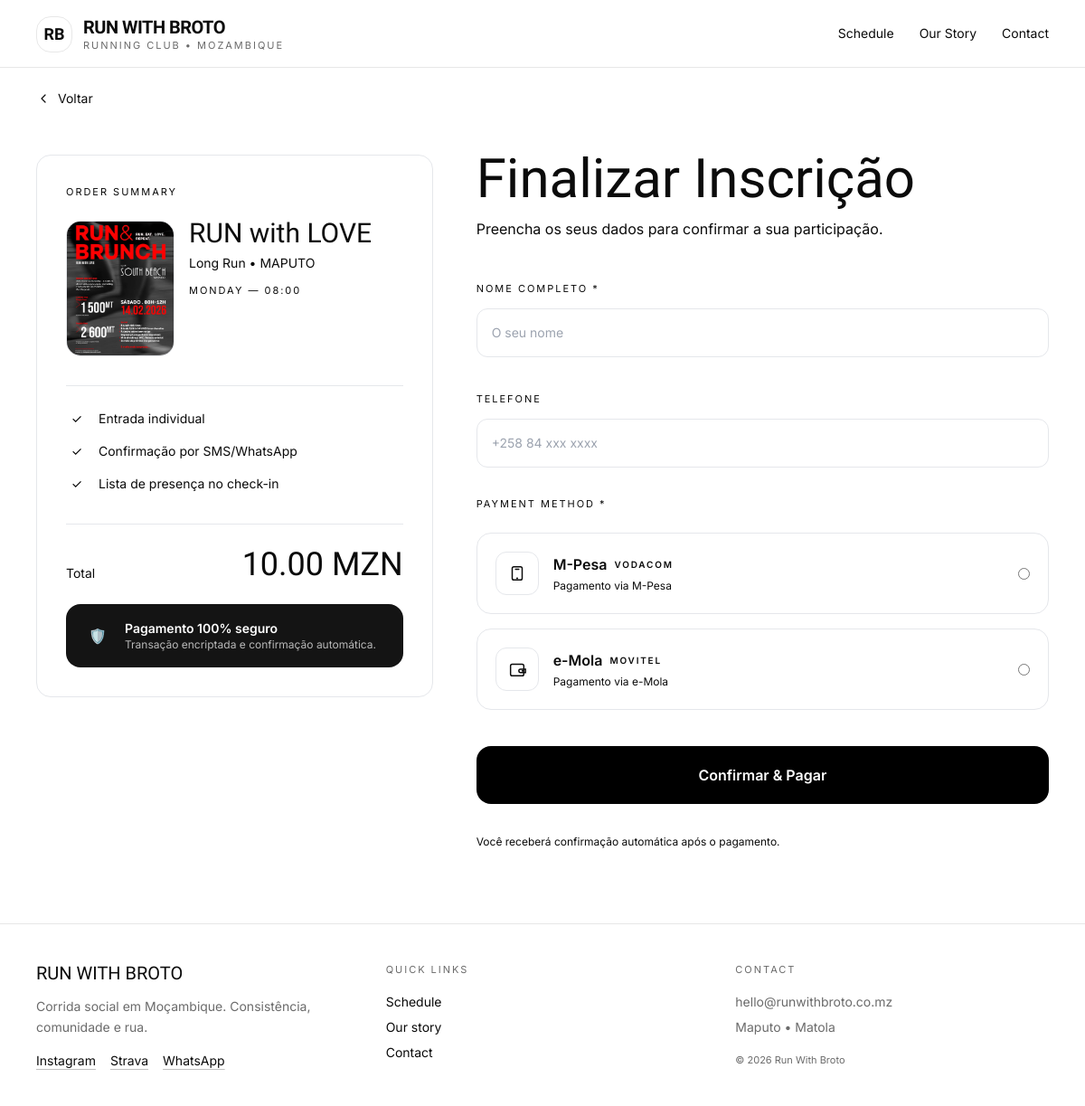
Before: /events/events/run-with-love/inscrever/ with the older database file.
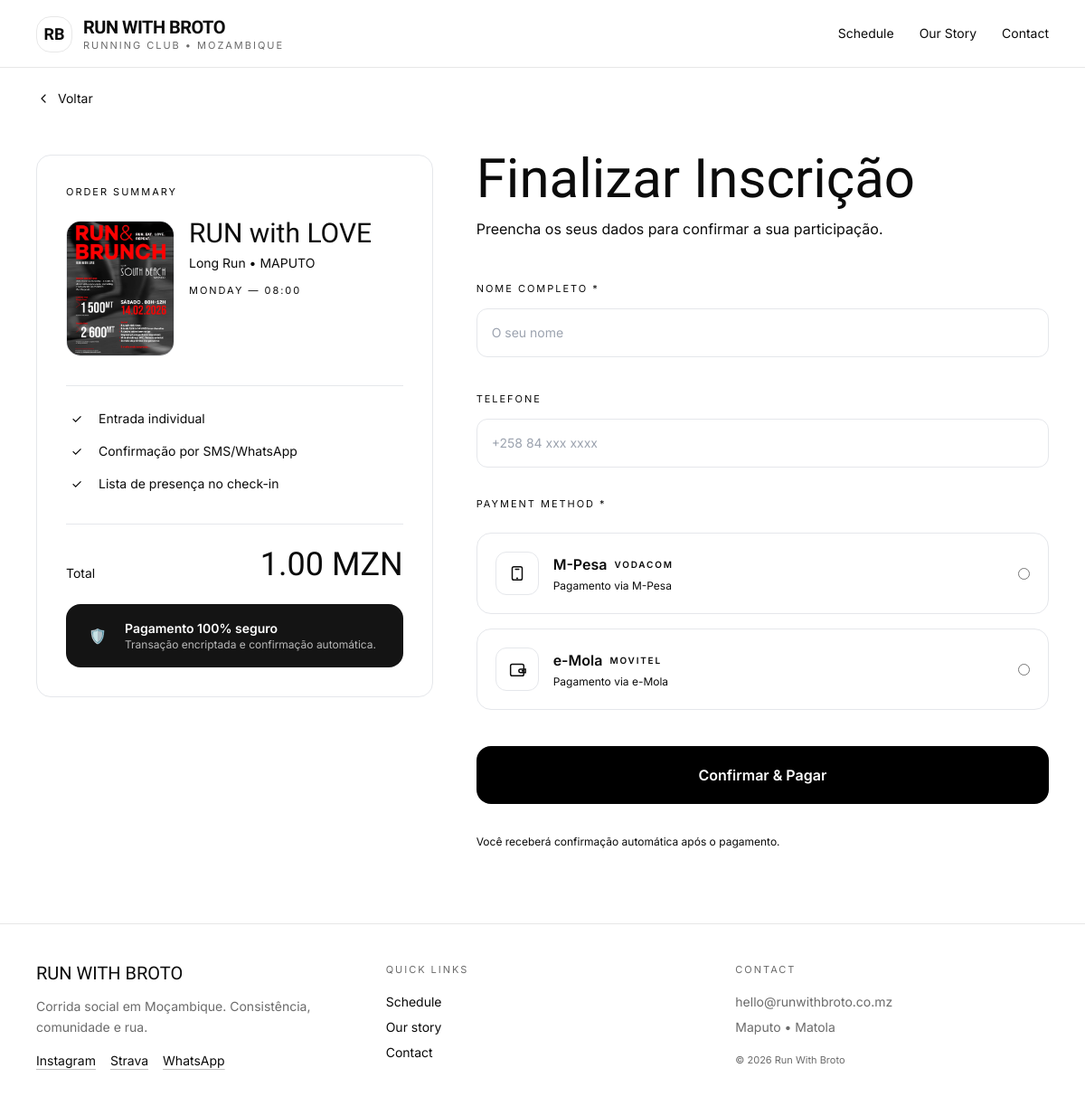
After: the same page with the newer database file.
### events/models.py (models this page shows, shortened)
class Event(models.Model):
    title = models.CharField(max_length=220)
    slug = models.SlugField(max_length=240, unique=True, db_index=True, blank=True)
    city = models.CharField(max_length=20, choices=City.choices, db_index=True)
    event_type = models.CharField(max_length=20, choices=EventType.choices, db_index=True)
    start_at = models.DateTimeField(db_index=True)
    meeting_point = models.CharField(max_length=220)
    distance_min_km = models.DecimalField(max_digits=4, decimal_places=1, null=True, blank=True)
    description = models.TextField(blank=True)
    price = models.DecimalField(
        "Preço do ticket (MZN)",
        max_digits=10,
        decimal_places=2,
        null=True,
        blank=True,
        validators=[MinValueValidator(Decimal("0.00"))],
        help_text="Deixe vazio para evento free. Ex: 500.00",
        db_index=True,
    )
    capacity = models.PositiveIntegerField(default=150)
    is_published = models.BooleanField(default=True, db_index=True)
    poster = models.ImageField(upload_to="events/posters/", blank=True, null=True)
    created_at = models.DateTimeField(auto_now_add=True)
    class Meta:
        ordering = ("start_at",)
        indexes = [
            models.Index(fields=["city", "start_at"]),
            models.Index(fields=["event_type", "start_at"]),
        ]
    @property
    def is_free(self) -> bool:
        return self.price in (None, Decimal("0.00"))
    @property
    def ticket_price_display(self) -> str:
        if self.is_free:
            return "Free"
        return f"{self.price:.2f} MZN"

### events/views.py (the view)
# urls.py: path("events/<slug:slug>/inscrever/", views.register_form, name="register_form"),
@require_http_methods(["GET"])
def register_form(request, slug: str):
    event = get_object_or_404(Event, slug=slug, is_published=True)
    return render(request, "events/register.html", {"event": event})

### events/templates/events/register.html (shortened to what the changed rows need)
{% extends 'base.html' %}
{% block content %}
    <section class="max-w-6xl mx-auto px-4 pt-12 pb-20">
        <div class="grid lg:grid-cols-12 gap-12 items-start">
            <aside class="lg:col-span-5 lg:sticky lg:top-8">
                <div class="border hairline rounded-2xl p-8">
                    <div class="mt-6 flex gap-4">
                        <div class="w-[120px] shrink-0">
                            <div class="aspect-[4/5] rounded-2xl overflow-hidden border hairline bg-neutral-100">
                                <img
                                        alt="Capa do evento"
                                        class="w-full h-full object-cover"
                                        src="{{ event.poster.url }}"
                                />
                            </div>
                        </div>
                        <div class="flex-1">
                            <div class="font-display text-3xl leading-[0.95]">
                                {{ event.title }}
                            </div>
                            <div class="mt-2 text-sm muted">
                                {{ event.get_event_type_display }} • {{ event.city }}
                            </div>
                            <div class="mt-3 text-[11px] muted label">
                                {{ event.start_at|date:"l" }} — {{ event.start_at|time:"H:i" }}
                            </div>
                        </div>
                    </div>
                    <div class="mt-8 border-t hairline pt-6 flex justify-between items-end">
                        <span class="muted text-sm">Total</span>
                        <span class="font-display text-4xl">{{ event.ticket_price_display }}</span>
                    </div>
                </div>
            </aside>
            <section class="lg:col-span-7">
                <h1 class="font-display text-6xl leading-[0.9]">
                    Finalizar Inscrição
                </h1>
            </section>
        </div>
    </section>
{% endblock %}

Changed rows visible on the page:
changed Event "RUN with LOVE": ticket_price_display "10.00 MZN" → "1.00 MZN"
